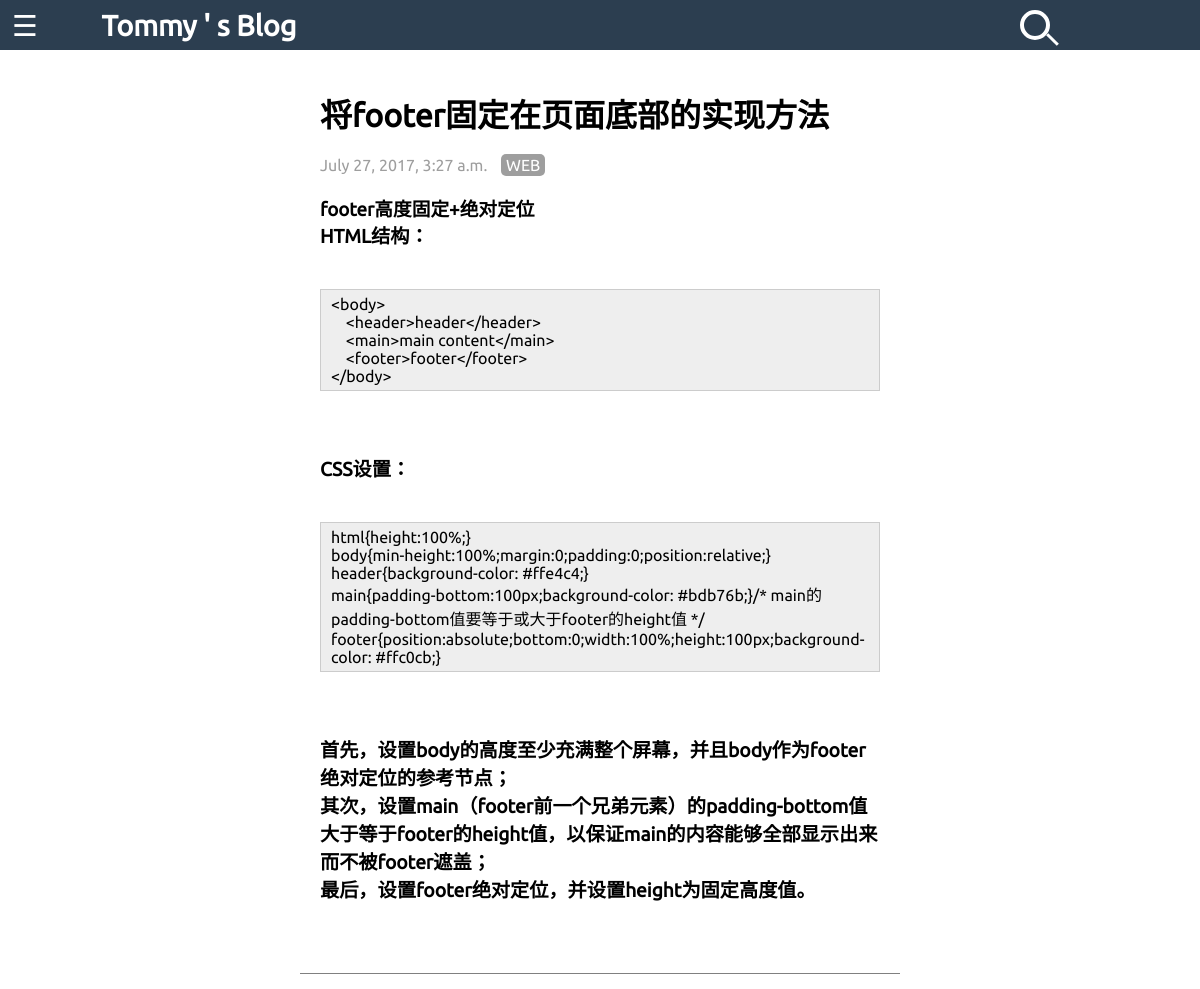
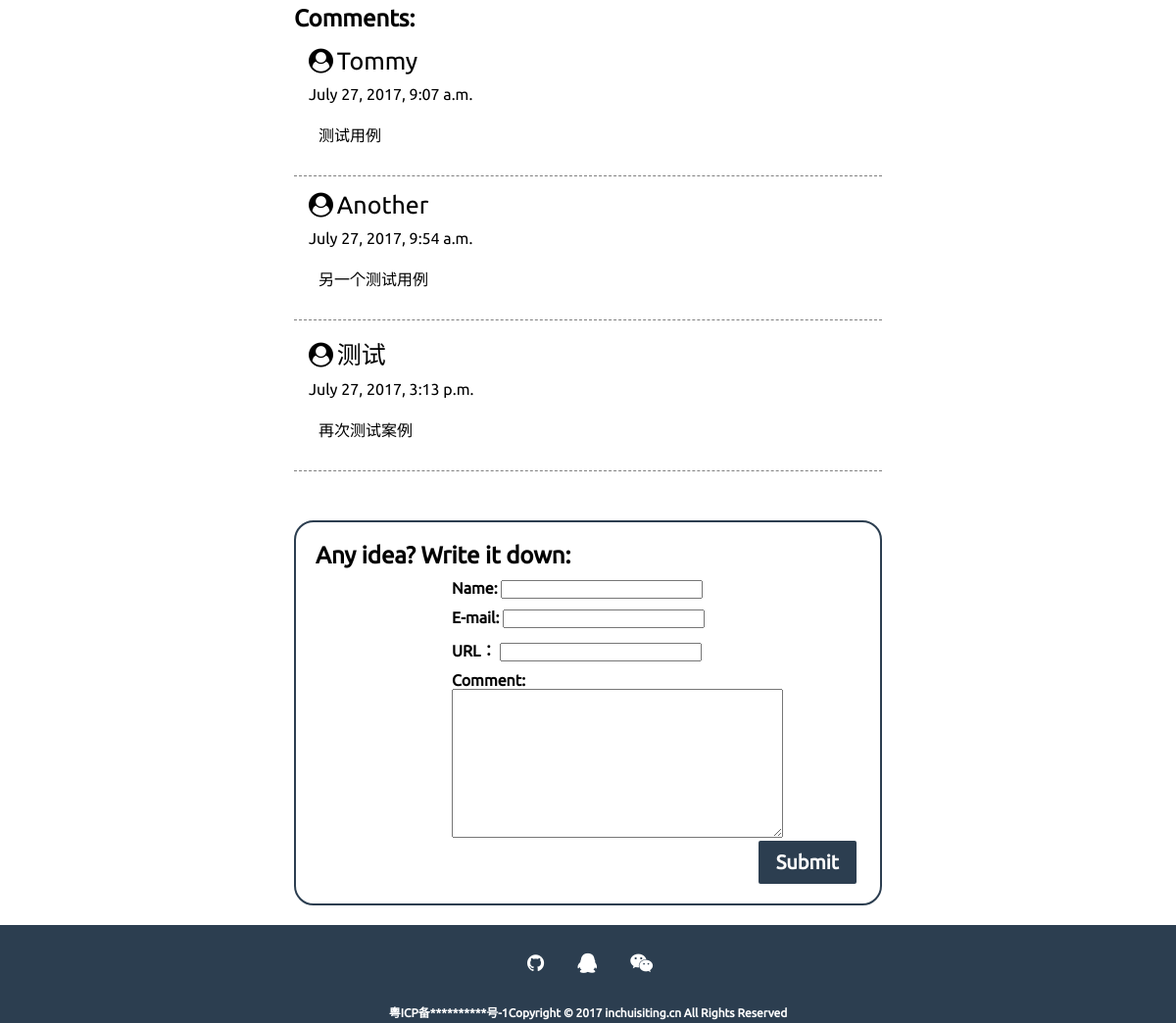
Page /article/6 on the committed database (2 pictures, top to bottom).
### blog/models.py (models this page shows, shortened)
class Article(models.Model):
    FILTER_VAR = (
        ('M','MAJOR'),
        ('L','LIFE'),
        )
    author = models.ForeignKey('auth.User')
    title = models.CharField('题目',max_length=200, blank=False, null=False )
    abstract =RichTextField('摘要', max_length=200, blank=True, null=True,
                                help_text="可选，如若为空将摘取正文的前200个字符")
    text =  RichTextField('正文',null=True, blank=True)
    filter_var = models.CharField('文章类型',max_length = 1,choices = FILTER_VAR,null = True)
    created_date = models.DateTimeField(
            default=timezone.now)
    published_date = models.DateTimeField(
            blank=True, null=True)
    views = models.PositiveIntegerField('浏览量', default=0)
    category = models.CharField('类名', max_length=20,null = True)

### comments/models.py (models this page shows, shortened)
class Comment(models.Model):
    name = models.CharField(max_length=100)
    email = models.EmailField(max_length=255)
    url = models.URLField(blank=True)
    text = models.TextField()
    created_time = models.DateTimeField(auto_now_add=True)
    article = models.ForeignKey('blog.Article')

### blog/views.py (the view)
# urls.py: url(r'article/(?P<article_id>\d+)$',views.article_detail,name = 'article_detail'),
def article_detail(request,article_id):
    article = get_object_or_404(Article,pk=article_id)
    form = CommentForm()
    comment_list = article.comment_set.all()
    context = {'article' : article,
               'form': form,
               'comment_list': comment_list,
               }
    return render(request, 'blog/article.html', context=context)

### comments/forms.py
class CommentForm(forms.ModelForm):
    class Meta:
        model = Comment
        fields = ['name', 'email', 'url', 'text']

### blog/templates/blog/article.html (shortened to what this page needs)
{% extends 'blog/base.html' %}
{% block content %}
	<div class="article">
		<a href="#"><h1 class="article_title">{{ article.title }}</h1></a>
		<span class="article_time">{{ article.created_date}}</span>
		<span class="article_type">{{article.category}}</span>
		<div class="text">
		{% autoescape off %}
			{{ article.text}}
		{% endautoescape %}
		</div>
	</div>
  <div class="comments_list">
    <ul>
      <h2>Comments:</h2>
      {% for comment in comment_list %}
      <li class="comment_item">
        <i class="fa fa-user-circle"></i>
        <span class="nickname">{{ comment.name }}</span>
        <time class="comment_time">{{ comment.created_time }}</time>
        <div class="comment_text">
          {{ comment.text }}
        </div>
      </li>
      {% empty %}
        <li class="comment_item">
          <span class="nickname">暂无评论</span>
        </li>
      {% endfor %}
    </ul>
  </div>
  <div class="comment_form">
    <h2>Any idea? Write it down:</h2>
    <form action="{% url 'comments:article_comment' article.pk %}" method="post" class="comment_container">
      <div class="row">
        <div class="comment_column">
          <label for="{{ form.name.id_for_label }}">Name:</label>
            {{ form.name }}
        </div>
        <div class="comment_column">
         <label for="{{ form.email.id_for_label }}">E-mail:</label>
            {{ form.email }}
        </div>
        <div class="comment_column">
          <label for="{{ form.url.id_for_label }}">URL：</label>
            {{ form.url }}
        </div>
        <div class="comment_column">
          <p>Comment:</p>
            {{ form.text }}
        </div>
        <button type="submit" class="comment_btn"><span>Submit</span></button>
    </div>
    </form>
  </div>
{% endblock content %}

### blog/templates/blog/base.html (shortened to what this page needs)
<!DOCTYPE html>
 {% load staticfiles %}
<html lang="en">
<head>
	<link rel="stylesheet" href="{% static 'css/font-awesome.min.css' %}">
	<link rel="stylesheet" href="{% static 'css/font-awesome.css' %}">
	<link rel="stylesheet" href="{% static 'css/main.css' %}">
	<link rel="stylesheet" href="{% static 'js/jquery-3.1.1.min.js' %}">
	<link rel="stylesheet" type="text/css" href="{% static 'css/searchBarAnimation.css' %}">
	<scripts type="{% static 'js/searchBarAnimation.js' %}"></script>
</head>
<body>
	<div class="header navbar navbar-default navbar-fixed-top" role="navigation" id="headerBar">
		<a href="javascript:void(0)" id="sideBarButton" onclick="openNav()">☰</a>
		<a href="{% url 'blog:homepage'%}" id="title">Tommy ' s Blog</a>
		<form id="content" method="get" action="{% url 'blog:search' %}">
  			<input type="search" name="q" class="input_form" required>
 			<button type="reset" class="search_form"></button>
		</form>
	</div>
	<div class="main">
		{% block content %}
        {% endblock %}
	</div>
	<div class="bottom">
		<div id="socialAccount">
			<a href="#"><li><i class="fa fa-github"></i></li></a>
			<a href="#"><li><i class="fa fa-qq" ></i></li></a>
			<a href="#"><li><i class="fa fa-weixin"></i></li></a>
		</div>
		<p>粤ICP备**********号-1Copyright © 2017 inchuisiting.cn All Rights Reserved</p>
	</div>
</body>
</html>

### blog/static/css/main.css (style rules this page uses)
* { margin: 0px; padding: 0px; text-decoration: none; color: black; font-family: Ubuntu; list-style: none; }
html { height: 100%; }
body { width: 100%; min-height: 100%; position: relative; }
.header { position: fixed; background-color: rgb(44,62,80); width: 100%; height:50px; }
.header a { font-size: 1.8em; line-height: 50px; }
.header a i,.header a { color: white; }
#sideBarButton { margin-left: 1%; color: white; }
#title { margin-left: 5%; font-family: Ubuntu; font-weight: bold; }
#introduction img,#introduction a,#menubar li,#socialAccount li { margin-left: 10%; }
.main { width: 50%; margin-left: 25%; padding-top: 60px; z-index: -111; padding-bottom: 120px; }
.article_title { font-size: 2em; margin-bottom: 20px; }
.article { margin-bottom: 20px; border-bottom: 1px grey solid; padding: 30px 20px; }
.article_time { color: rgb(158,158,158); }
.article_type { color: white; padding: 2px 5px; background-color: rgb(158,158,158); border-radius: 5px; margin-left: 10px; margin-bottom: 20px; }
.article p { font-size: 1.2em; margin-bottom: 40px; }
.text { margin-top: 20px; }
.bottom { z-index: -111; width: 100%; background-color: rgb(44,62,80); position: absolute; bottom: 0; height: 100px; text-align: center; }
.bottom i { color: white; font-size: 20px; }
.bottom p { color: white; font-size: 12px; }
.bottom a { padding: 15px; display: inline-block; line-height: 50px; }
.comments_list { width: 100%; margin-top: 20px; }
.comment_item { padding-top: 15px; padding-left: 15px; border-bottom: 1px grey dashed; }
.comment_item i { font-size: 25px; }
.comment_time { display: block; margin-top: 10px; }
.nickname { min-width: 200px; font-style: bold; font-size: 25px; margin-right: 20px; }
.comment_form { margin-top: 50px; padding: 20px; border: 2px rgb(44,62,80) solid; border-radius: 20px; }
.comment_container { margin-left: 25%; }
.comment_column { margin-top: 10px; }
.comment_column label,p { font-weight: bold; }
.comment_text { margin-top: 20px; margin-left: 10px; margin-bottom: 30px; }
.comment_btn { display: inline-block; font-size: 20px; font-weight: bold; border-radius: 2px; background-color:rgb(44,62,80); border: none; padding: 10px; width: 100px; transition: all 0.5s; margin-left: 75%; }
.comment_btn span { color: white; cursor: pointer; display: inline-block; position: relative; transition: 0.5s; }
.comment_btn span:after { content: '»'; position: absolute; opacity: 0; top: 0; right: -20px; transition: 0.5s; }

### blog/static/css/searchBarAnimation.css (style rules this page uses)
#content { position: absolute; height: 50px; width: 100px; right: 0; transform: translate(-50%, -50%); }
.input_form { box-sizing: border-box; width: 30px; height: 30px; border: 4px solid #FFFFFF; border-radius: 50%; background: none; color: #fff; font-size: 16px; font-weight: 400; font-family: Roboto; outline: 0; -webkit-transition: width 0.2s ease-in-out, border-radius 0.8s ease-in-out, padding 0.2s; transition: width 0.2s ease-in-out, border-radius 0.8s ease-in-out, padding 0.2s; -webkit-transition-delay: 0.2s; transition-delay: 0.2s; -webkit-transform: translate(-100%, -50%); -ms-transform: translate(-100%, -50%); transform: translate(-100%, -50%); }
.search_form { background: none; position: absolute; top: 0px; left: 0; height: 30px; width: 30px; padding: 0; border-radius: 100%; outline: 0; border: 0; color: inherit; cursor: pointer; -webkit-transition: 0.2s ease-in-out; transition: 0.2s ease-in-out; -webkit-transform: translate(-100%, -50%); -ms-transform: translate(-100%, -50%); transform: translate(-100%, -50%); }
.search_form:before { content: ""; position: absolute; width: 15px; height: 3px; background-color: #fff; -webkit-transform: rotate(45deg); -ms-transform: rotate(45deg); transform: rotate(45deg); margin-top: 13px; margin-left: 10px; -webkit-transition: 0.2s ease-in-out; transition: 0.2s ease-in-out; }

### rows in the picture
Article: title "将footer固定在页面底部的实现方法", created_date "July 27, 2017, 3:27 a.m.", category "WEB", text "footer高度固定+绝对定位 HTML结构： <body> <header>header</header> <main>main content</main> <footer>footer</footer> </body> CSS设置： html{height:100%;} body{min-height:100%;margin:0;padding:0;position:relative;} header{background-color: #ffe4c4;} main{padding-bottom:100px;background-color: #bdb76b;}/* main的padding-bottom值要等于或大于footer的height值 */ footer{position:absolute;bottom:0;width:100%;height:100px;background-color: #ffc0cb;} 首先，设置body的高度至少充满整个屏幕，并且body作为footer绝对定位的参考节点； 其次，设置main（footer前一个兄弟元素）的padding-bottom值大于等于footer的height值，以保证main的内容能够全部显示出来而不被footer遮盖； 最后，设置footer绝对定位，并 设置height为固定高度值 。"
Comment: name "Tommy", created_time "July 27, 2017, 9:07 a.m.", text "测试用例"
Comment: name "Another", created_time "July 27, 2017, 9:54 a.m.", text "另一个测试用例"
Comment: name "测试", created_time "July 27, 2017, 3:13 p.m.", text "再次测试案例"
